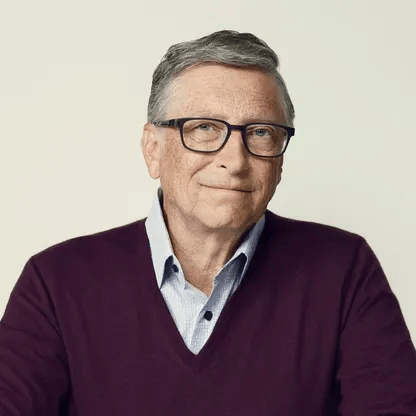
#> input picture Classes/Class-10/gates.png, 416 x 416 px
$ python main.py
#> lines starting #> are read from the running program, lines starting #| are printed output that depends on the picture; after the words box and inside, x2 and y2 are one past the last pixel; in counts of white or black regions, pixels touching at a corner belong together
import numpy as np
import cv2 as cv
from matplotlib import pyplot as plt

img = cv.imread('gates.png', cv.IMREAD_GRAYSCALE)
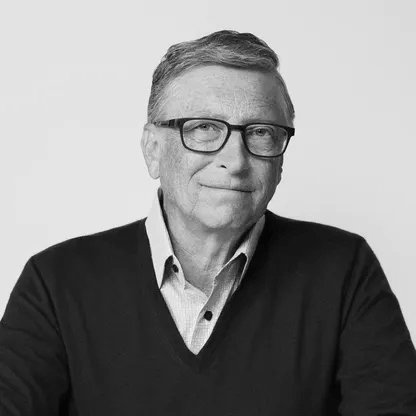
#> img: shape (416, 416); min 5, max 241, mean 138.1
assert img is not None, "file could not be read, check with os.path.exists()"
edges = cv.Canny(img,100,200)
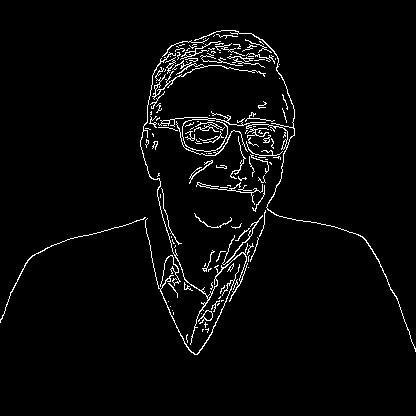
#> edges: shape (416, 416); 3.1% white in thin lines or dots, all inside (x1, y1, x2, y2) = (0, 30, 416, 355)

plt.subplot(121),plt.imshow(img,cmap = 'gray')
plt.title('Original Image'), plt.xticks([]), plt.yticks([])
plt.subplot(122),plt.imshow(edges,cmap = 'gray')
plt.title('Edge Image'), plt.xticks([]), plt.yticks([])

plt.show()
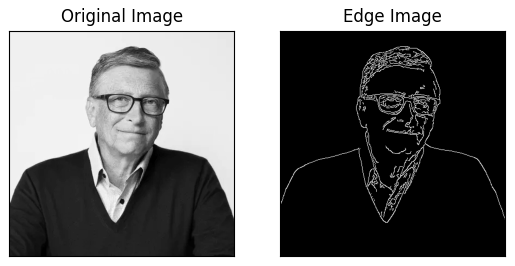
#> figure drawn by matplotlib, 2 panels
